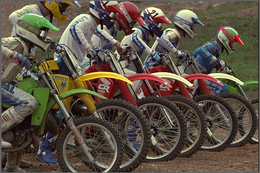
%> input picture Code/images/bikes.bmp, 260 x 173 px, shrunk from 768 x 512 before the run; the run also reads 1 picture not shown here
$ octave mainMaps.m   (GNU Octave 9; MATLAB toolbox functions it lacks are replaced by stand-ins)
%> lines starting %> are read from the running program, lines starting %| are printed output that depends on the picture
%> further down, img1FullINT is the input picture: size 173x260x3 uint8; mean R, G, B 91.7, 81.2, 67.7
### Code/mapsV1.m
  function [ssimMap, pcdmMap] =mapsV1(img1FullINT, img2FullINT,sc,T,D,alpha,Z)
%> called with sc = 0.5, T = 20, alpha = 0.5, Z = 10


 %%INPUT IMAGE SET
 % %Grayscale Images
img1=rgb2gray(uint8(img1FullINT));
img2=rgb2gray(uint8(img2FullINT));
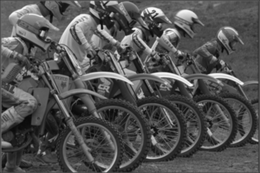
%> img2: size 173x260 uint8; min 8, max 250, mean 82.5


%Downsampled Images
img1Full=imresize(double(img1FullINT),sc);
img2Full=imresize(double(img2FullINT),sc);


%% SSIM
%Initialization
   K(1) = 0.01;
   K(2) = 0.03;
   L = 255;
   window = fspecial('gaussian', 11, 1.5);
   [M, N] = size(img1);
%> M = 173; N = 260

img1 = double(img1);
%> img1: size 173x260 double
img2 = double(img2);
%> img2: size 173x260 double


% automatic downsampling
f = max(1,round(min(M,N)/256));
%> f = 1
%downsampling by f
%use a simple low-pass filter
if(f>1)
    lpf = ones(f,f);
    lpf = lpf/sum(lpf(:));


    img1 = imfilter(img1,lpf,'symmetric','same');
    img2 = imfilter(img2,lpf,'symmetric','same');

    img1 = img1(1:f:end,1:f:end);
    img2 = img2(1:f:end,1:f:end);
end
%Calulcation of constants at steps II and IV

C1 = (K(1)*L)^2;
C2 = (K(2)*L)^2;
window = window/sum(sum(window));

%Calculation of statistics at step I, III and VI
mu1   = filter2(window, img1, 'valid');
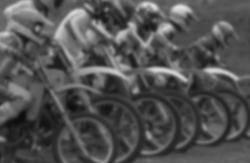
%> mu1: size 163x250 double; min 12.61, max 226, mean 82.2
mu2   = filter2(window, img2, 'valid');
mu1_sq = mu1.*mu1;
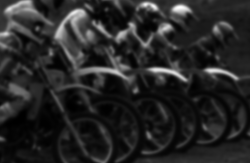
%> mu1_sq: size 163x250 double; min 159, max 51087.9, mean 7963.6; drawn with min black and max white
mu2_sq = mu2.*mu2;
mu1_mu2 = mu1.*mu2;
sigma1_sq = filter2(window, img1.*img1, 'valid') - mu1_sq;
sigma2_sq = filter2(window, img2.*img2, 'valid') - mu2_sq;
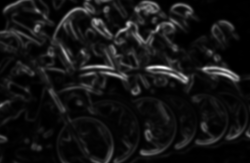
%> sigma2_sq: size 163x250 double; min 1.45, max 7841.9, mean 657.2; drawn with min black and max white
sigma12 = filter2(window, img1.*img2, 'valid') - mu1_mu2;


%Step V, VII, VIII and IX

if (C1 > 0 && C2 > 0)
   %ssim_map = ((2*mu1_mu2 + C1).*(2*sigma12 + C2))./((mu1_sq + mu2_sq + C1).*(sigma1_sq + sigma2_sq + C2));

%    ssim_map = ((2*sigma12 + C2))./((sigma1_sq + sigma2_sq + C2));
   ssim_map = ((2*mu1_mu2 + C1).*(2*sigma12 + C2))./((mu1_sq + mu2_sq + C1).*(sigma1_sq + sigma2_sq + C2));
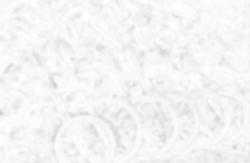
%> ssim_map: size 163x250 double; min 0.808, max 0.999, mean 0.96
else
   numerator1 = 2*mu1_mu2 + C1;
   numerator2 = 2*sigma12 + C2;
	denominator1 = mu1_sq + mu2_sq + C1;
   denominator2 = sigma1_sq + sigma2_sq + C2;
   ssim_map = ones(size(mu1));
   index = (denominator1.*denominator2 > 0);
   ssim_map(index) = (numerator1(index).*numerator2(index))./(denominator1(index).*denominator2(index));
   index = (denominator1 ~= 0) & (denominator2 == 0);
   ssim_map(index) = numerator1(index)./denominator1(index);
end
% Step X
% mssim = mean2(ssim_map);


%% PercColDist
[s1,s2,s3]=size(img1Full);
%> s1 = 87; s2 = 130; s3 = 3
tempMat=zeros(s1,s2);
for i=1:s1
    for j=1:s2

        if (min(img1Full(i,j,:))<0)
             img1Full(i,j,:)=img1Full(i,j,:)+abs(min(img1Full(i,j,:)))+0.001;
             t1=img1Full(i,j,:)
        end
        if (min(img2Full(i,j,:))<0)
             img2Full(i,j,:)=img2Full(i,j,:)+abs(min(img2Full(i,j,:)))+0.001;
             t2=img2Full(i,j,:)
        end

        if (max(img1Full(i,j,:))>=255)
             img1Full(i,j,:)=img1Full(i,j,:).*(254/max(img1Full(i,j,:)));
             t3=img1Full(i,j,:)
        end
        if (max(img2Full(i,j,:))>=255)
             img2Full(i,j,:)=img2Full(i,j,:).*(254/max(img2Full(i,j,:)));
             t4=img2Full(i,j,:)
        end


   tempMat(i,j)=COL_DIST(squeeze(img1Full(i,j,:))',squeeze(img2Full(i,j,:))',T,D,alpha,Z);
    end
end
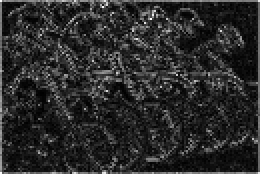
%> tempMat: size 87x130 double (shown 2 times larger); min 0.000345, max 0.117, mean 0.0199; drawn with min black and max white
%> after the loop, t1 = [145.7 109.6 0.001]; t2 = [144.6 108.9 0.001]; t3 = [254 238.5 107.1]; t4 = [254 228.4 84.75]


% perColDistSmall=1./tempMat;
perColDistSmall=tempMat;

perColDist=imresize(perColDistSmall,[size(ssim_map,1),size(ssim_map,2)]);


ssimMap=ssim_map;
pcdmMap=perColDist;

  return

### Code/mainMaps.m
clear all
close all
clc
nl=0;
tic
sc=0.5;
scType='pdf';
%%
%1
imgDir1=[cd,'\images\bikes.bmp'];
imgDir2=[cd,'\images\bikes.bmp_1.307261.bmp'];
%%
%2
% imgDir1=[cd,'\images\bikes.bmp'];
% imgDir2=[cd,'\images\color_bikes.bmp_0.20876.bmp'];
%%
%3
% imgDir1=[cd,'\images\bikes.bmp'];
% imgDir2=[cd,'\images\intensity_bikes.bmp_0.20876.bmp'];
%%


img1FullINT=imread(imgDir1);
img2FullINT=imread(imgDir2);

figure,imshow(img1FullINT);
saveas(gcf,'original',scType)
figure,imshow(img2FullINT);
saveas(gcf,'distorted',scType)
%black, blue, brown, grey, green, orange, pink, purple, red, white, yellow

D= [0 1 0.9497 0.76544 1 1 1 1 1 1 1;...
	  1 0 1 1 1 1 1 1 1 1 1;...
	  0.9497 1 0 0.93538 1 1 1 1 1 1 1;...
	  0.76544 1 0.93538 0 1 1 1 1 1 0.68809 1;...
	  1 1 1 1 0 1 1 1 1 1 1;...
	  1 1 1 1 1 0 1 1 0.92114 1 1;...
	  1 1 1 1 1 1 0 1 1 1 1;...
	  1 1 1 1 1 1 1 0 1 1 1;...
	  1 1 1 1 1 0.92114 1 1 0 1 1;...
	  1 1 1 0.68809 1 1 1 1 1 0 1;...
	  1 1 1 1 1 1 1 1 1 1 0];

% D=ones(11,11);

  T=20;
  alpha=0.5;
  Z=10;

 [ssimMap,pcdmMap]=mapsV1(img1FullINT,img2FullINT,sc,T,D,alpha,Z);


figure,imagesc(ssimMap);
set(gca,'Visible','off')
colorbar;
set(gca,'fontsize',24);

saveas(gcf,'ssimMap',scType)

figure,imagesc(1-pcdmMap);
set(gca,'Visible','off')
colorbar;
set(gca,'fontsize',24);
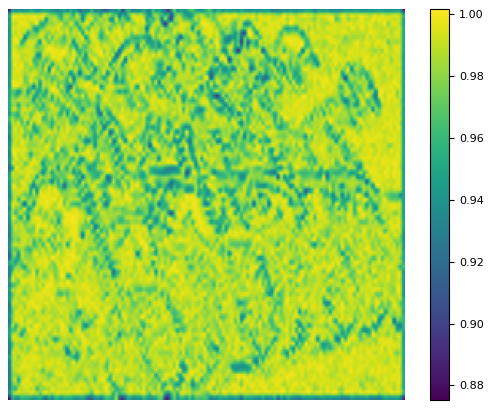
%> figure redrawn from the program's plot data
saveas(gcf,'pcdmMap',scType)


mean2(1-pcdmMap)
%> ans = 0.98
